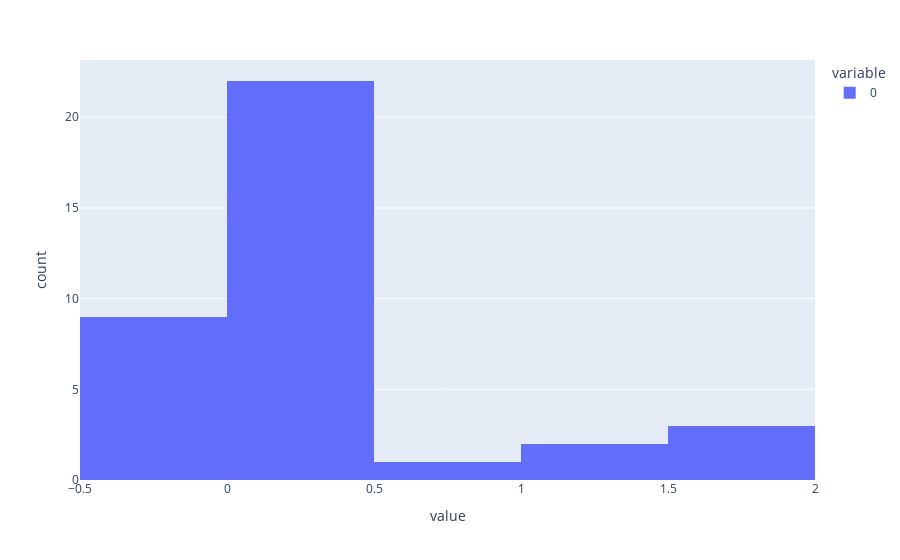

The code cell stored with this chart in its notebook:
### Code cell
px.histogram(father_.mean())

### Figure 1 — Plotly figure (JSON) as saved in the notebook; plotly's stock layout.template omitted (floating-point values rounded to 4 significant figures)
{"data": [{"alignmentgroup": "True", "bingroup": "x", "hovertemplate": "variable=0<br>value=%{x}<br>count=%{y}<extra></extra>", "legendgroup": "0", "marker": {"color": "#636efa", "pattern": {"shape": ""}}, "name": "0", "offsetgroup": "0", "orientation": "v", "showlegend": true, "type": "histogram", "x": [0.2236, 0.1673, -0.2387, 0.1308, 0.06706, -0.01251, -0.1308, 0.4808, 0.3049, -0.2527, 0.2243, 0.2409, 0.0402, -0.2738, 1.763, 0.109, 0.07586, 0.1124, 1.694, -0.3072, 0.05977, 1.113, 1.724, 0.058, -0.05661, 0.37, 0.5603, 0.334, 0.2751, 1.408, -0.1128, 0.08554, 0.197, 0.04903, -0.07096, 0.03342, 0.1385], "xaxis": "x", "yaxis": "y"}], "layout": {"autosize": true, "barmode": "relative", "legend": {"title": {"text": "variable"}, "tracegroupgap": 0}, "margin": {"t": 60}, "xaxis": {"anchor": "y", "autorange": true, "domain": [0, 1], "range": [-0.5, 2], "title": {"text": "value"}, "type": "linear"}, "yaxis": {"anchor": "x", "autorange": true, "domain": [0, 1], "range": [0, 23.16], "title": {"text": "count"}}}}
